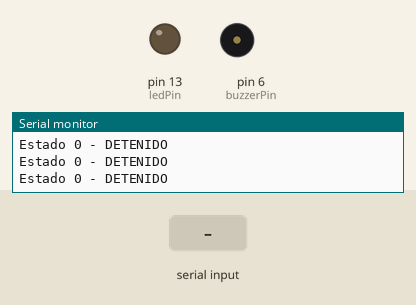
Bench run of a sketch on a simulated Arduino Uno, built with avr-gcc and run on an emulated ATmega328P. Parts: output pins drawn as LEDs (lit = HIGH), buzzer (waves = sounding, pin HIGH), the last lines printed to the serial monitor. Inputs (shaded band) come from the test bench.

Above: at 1.2 s.
1.3 s: "30,150\n" received over Serial
At 1.48 s:
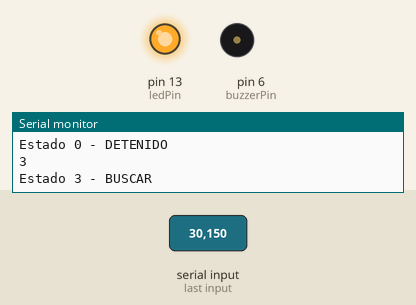
At 2.14 s:
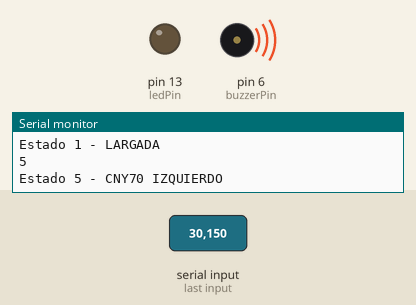
4.3 s: "90,45\n" received over Serial
Timing chart, 0 to 13.3 s (numbered marks = the images above; inputs shaded):
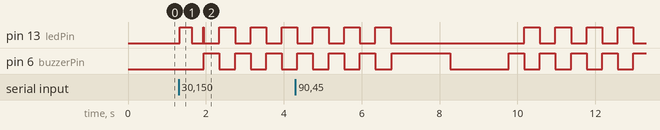

The sketch:

FSM_Sumo_Serial.ino
```cpp
//#include "PinChangeInt.h"  // PinChange Interrupt library, convierte cualquier pin en una linea de interrupcion

const int ledPin = 13;
const int buzzerPin = 6;
const int interruptPin2 = 2;
const int interruptPin3 = 3;
volatile int state = 0;
static unsigned long ts;  // To store the "current" time in for delays.

#define S_DETENIDO 0
#define S_LARGADA 1
#define S_ESPERAR 2
#define S_BUSCAR 3
#define S_SENSOR_CNY70_DERECHO 4
#define S_SENSOR_CNY70_IZQUIERDO 5
#define S_ESPERAR_CNY70 6

// Interrupciones
void interrupt_function_2(){
  state = S_SENSOR_CNY70_DERECHO;
}

void interrupt_function_3(){
  state = S_SENSOR_CNY70_IZQUIERDO;
}


// Funciones utiles
void blinkled(){
  //for ( int i=0; i<=5; i+=1){
        digitalWrite(ledPin, HIGH);   // turn the LED on (HIGH is the voltage level)
        delay(300);               // wait
        digitalWrite(ledPin, LOW);    // turn the LED off by making the voltage LOW
        delay(300);               // wait
 // }
}


void blinkbuzzer(){
  //for ( int i=0; i<=5; i+=1){
        digitalWrite(buzzerPin, HIGH);   // turn the LED on (HIGH is the voltage level)
        delay(1500);               // wait
        digitalWrite(buzzerPin, LOW);    // turn the LED off by making the voltage LOW
        delay(1500);               // wait
  //}
}


void flipflop(){
  for ( int i=0; i<=5; i+=1){
        digitalWrite(buzzerPin, HIGH);   // turn the LED on (HIGH is the voltage level)
        digitalWrite(ledPin, LOW);    // turn the LED off by making the voltage LOW
        delay(400);               // wait
        digitalWrite(buzzerPin, LOW);    // turn the LED off by making the voltage LOW
        digitalWrite(ledPin, HIGH);    // turn the LED off by making the voltage LOW
        delay(400);               // wait
  }
}

void setup() {
  Serial.begin(9600);
  pinMode(ledPin, OUTPUT);
  pinMode(buzzerPin, OUTPUT);
  //attachInterrupt(digitalPinToInterrupt(interruptPin2),interrupt_function_2, HIGH);
  //attachInterrupt(digitalPinToInterrupt(interruptPin3),interrupt_function_3, HIGH);
  //attachPinChangeInterrupt(4, interrupt_function_4, HIGH);  // interrupt connected to pin 4
  digitalWrite(ledPin,LOW);
  digitalWrite(buzzerPin,LOW);
}

void loop() {

  // Leer Entradas
  if (Serial.available() > 0){
  // get the new byte:
    char inChar = (char)Serial.read();
    state = (int)inChar-48;
    Serial.println(state);
    //delay(500);
  }

  // Finite State Machine ó Máquina de Estados
  switch(state)
  {
    case S_DETENIDO:
        Serial.println("Estado 0 - DETENIDO");
        digitalWrite(ledPin, LOW);    // turn the LED off by making the voltage LOW = 0V
        state = S_DETENIDO; // Return to the "DETENIDO" state.
        break;
    case S_LARGADA:
        Serial.println("Estado 1 - LARGADA");
        //acciones a realizar en la largada, estar detenido 5 segundos
        digitalWrite(ledPin, HIGH);    // turn the LED oN by making the voltage HIGH = 5V
        ts = millis();  // Remember the current time
        state = S_ESPERAR;  // Return to the "ESPERAR" state.
        break;

    //Static State
    case S_ESPERAR:
      Serial.println("Estado 2 - ESPERAR 5 SEGUNDOS");
      // If five seconds has passed, then move on to the next state.
      if(millis() > ts + 5000)
      {
        state = S_BUSCAR;
      }
      break;

    case S_BUSCAR:
      Serial.println("Estado 3 - BUSCAR");
      blinkled(); // parpadea un led
      state = S_BUSCAR;
      break;


    //Transitional State
    case S_SENSOR_CNY70_DERECHO:
      Serial.println("Estado 4 - CNY70 DERECHO");
      //acciones a realizar para no caerse del tablero
      blinkbuzzer();  // parpadea un buzzer
      ts = millis();  // Remember the current time
      state = S_ESPERAR_CNY70;  // Move to the next state
      break;

    //Transitional State
    case S_SENSOR_CNY70_IZQUIERDO:
      Serial.println("Estado 5 - CNY70 IZQUIERDO");
      //acciones a realizar para no caerse del tablero
      flipflop();   // activa un flip-flop
      ts = millis();  // Remember the current time
      state = S_ESPERAR_CNY70;  // Move to the next state
      break;

     //Static State
     case S_ESPERAR_CNY70:
       Serial.println("Estado 6 - ESPERAR CNY70");
       if(millis() > ts + 500)
        {
          state = S_BUSCAR;
        }
      break;

    default:
      state = S_DETENIDO;
      break;
   }
}
```

Measured:
- after the input at 1.3 s, pin 6 (buzzerPin): alternates HIGH for 0.40 s and LOW for 0.40 s, starting after 0.65 s
